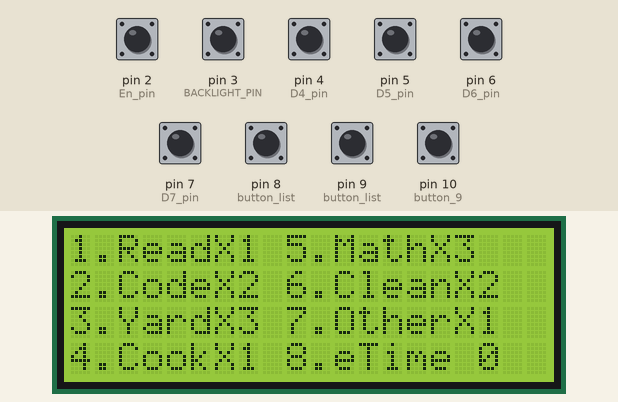
Simulated run of this sketch. Board: Arduino Uno, built with avr-gcc and run on an emulated ATmega328P. Parts: 20×4 character LCD. The test bench sets the inputs (shaded band); at power-on: pin 2 (En_pin), pin 3 (BACKLIGHT_PIN), pin 4 (D4_pin), pin 5 (D5_pin), pin 6 (D6_pin), pin 7 (D7_pin), pin 8 (button_list), pin 9 (button_list), pin 10 (button_9) HIGH.

Above: at 1.36 s.
1.4 s: pin 10 (button_9) pulled LOW for 0.15 s
At 1.52 s:
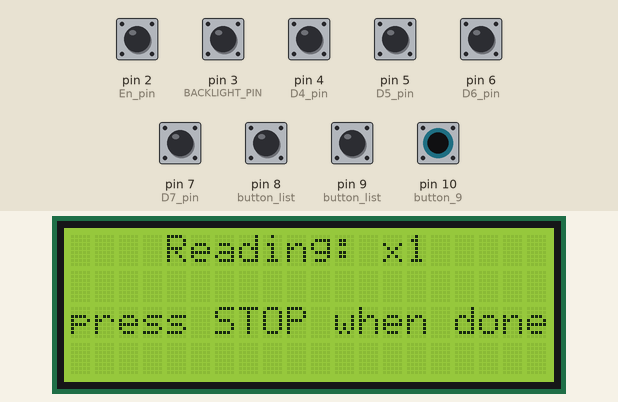
4.5 s: pin 6 (D6_pin) pulled LOW for 0.15 s
7.6 s: pin 3 (BACKLIGHT_PIN) pulled LOW for 0.15 s
10.7 s: pin 8 (button_list) pulled LOW for 0.15 s
13.8 s: pin 5 (D5_pin) pulled LOW for 0.15 s
16.9 s: pin 2 (En_pin) pulled LOW for 0.15 s
Timing chart, 0 to 19.9 s (numbered marks = the images above; inputs shaded):
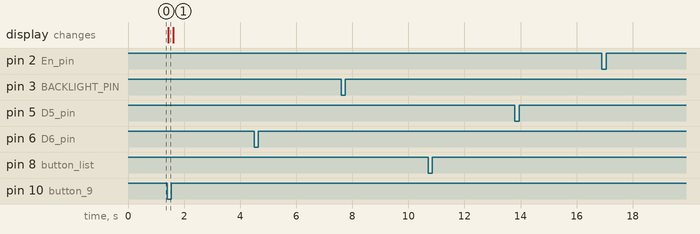

Measured:
- after the input at 1.4 s, the display: changes at once (image 1)
- after the input at 4.5 s, every drawn part: stays the same
- after the input at 7.6 s, every drawn part: stays the same
- after the input at 10.7 s, every drawn part: stays the same
- after the input at 13.8 s, every drawn part: stays the same
- after the input at 16.9 s, every drawn part: stays the same

The sketch:

A_INIT.ino
```cpp
/* Time Bank
 *  This is a software to use in conjunction with an Arduino
 *  build of hardware. The purpose of the software is to allow
 *  a child to record time spent in set ativities and exange the
 *  acumulated time for electronics usage time.
 *  Software and Hardware Configuration by Gabriel & Ramses Ruiz
*/

// Imported Libraries
#include <Wire.h>
#include <LiquidCrystal_I2C.h>
#include <SPI.h>

// LCD Settings
#define I2C_ADDR    0x27
#define BACKLIGHT_PIN 3
#define En_pin  2
#define Rw_pin  1
#define Rs_pin  0
#define D4_pin  4
#define D5_pin  5
#define D6_pin  6
#define D7_pin  7
LiquidCrystal_I2C lcd(I2C_ADDR,En_pin,Rw_pin,Rs_pin,D4_pin,D5_pin,
                      D6_pin,D7_pin,BACKLIGHT_PIN, POSITIVE);

// Alarm Settings
const int buzzer = 13;

// Buttons Settings
#define button_1  2
#define button_2  3
#define button_3  4
#define button_4  5
#define button_5  6
#define button_6  7
#define button_7  8
#define button_8  9
#define button_9  10

#define array_list_size 9

int button_list[array_list_size] = {button_1,button_2,button_3,
                                    button_4,button_5,button_6,
                                    button_7,button_8,button_9};

// Time and Time Multipliers
int avail_time = 0;
const unsigned long bounce_interval = 50;
const unsigned int min_interval = 60000;
const int read_multiplier = 1;
const int code_multiplier = 2;
const int yard_multiplier = 3;
const int cook_multiplier = 1;
const int math_multiplier = 3;
const int clean_multiplier = 2;
const int other_multiplier = 1;
```

B_SETUP.ino
```cpp
void setup() {
  // Initialize Serial for Debug
  Serial.begin(9600);

  // Initializes the buttons
  for(int i=0; i<array_list_size; ++i){
    pinMode(button_list[i], INPUT_PULLUP);
  }

  // Initializes the LCD Screen
  lcd.begin(20,4);
  displayOptions();
}
```

C_FUNCTS.ino
```cpp
//Displays Menu Options for Main Screen
void displayOptions() {
  lcd.clear();
  lcd.setCursor(0,0);
  lcd.print("1.ReadX" + String(read_multiplier));
  lcd.setCursor(0,1);
  lcd.print("2.CodeX" + String(code_multiplier));
  lcd.setCursor(0,2);
  lcd.print("3.YardX" + String(yard_multiplier));
  lcd.setCursor(0,3);
  lcd.print("4.CookX" + String(cook_multiplier));
  lcd.setCursor(9,0);
  lcd.print("5.MathX" + String(math_multiplier));
  lcd.setCursor(9,1);
  lcd.print("6.CleanX" + String(clean_multiplier));
  lcd.setCursor(9,2);
  lcd.print("7.OtherX" + String(other_multiplier));
  lcd.setCursor(9,3);
  lcd.print("8.eTime ");
  lcd.print(avail_time);
  return;
}

//Used with useTime() to display the time
void displayTime(int curr_time){
  lcd.clear();
  lcd.setCursor(5,1);
  lcd.print("Earned Time:");
  lcd.setCursor(8,2);
  lcd.print(curr_time);
  return;
}

// Adds eTime by acumulating time according to the multiplier
void addTime(int multiplier) {
  unsigned long start_time = millis();
  while(digitalRead(button_9) != HIGH){
  }
  unsigned long end_time = millis();
  unsigned long earned_time = (end_time - start_time)/min_interval;
  avail_time += int(earned_time);
  displayOptions();
  return;
 }

//Uses eTime from accumulated time and notifies user via alarm when time
//has been depleated
 void useTime() {
  displayTime(avail_time);
  unsigned int last_check = millis();
  while(digitalRead(button_9)==LOW&&avail_time>0){
    unsigned int new_check = millis();
    if(new_check-last_check>=min_interval){
      avail_time--;
      displayTime(avail_time);
      last_check = new_check;
    }
  }
  if(avail_time>0){
    displayOptions();
    return;
  }
  while(digitalRead(button_9)==LOW){
    tone(buzzer,2093);
    }
  noTone(buzzer);
  displayOptions();
  return;
 }

void displayMessage(int cursor_1a, int cursor_1b, String message){
   lcd.clear();
   lcd.setCursor(cursor_1a,cursor_1b);
   lcd.print(message);
   lcd.setCursor(0, 2);
   lcd.print("press STOP when done");
 }

bool debounceCheck(int pin){
   unsigned long last_check = millis();
   bool check_one;
   bool check_two;
   check_one = digitalRead(pin);
   while((millis()-last_check) < bounce_interval){
   }
   check_two = digitalRead(pin);
   if(check_one == true && check_two == true){
    return true;
   }
   else{
    return false;
   }
}
```

D_DATA.ino
```cpp
/*This is the data structure for a lookup table that
be used for monitoring the button selection.*/

#define table_size 7

typedef struct {
  int button;
  int x_start;
  char* message;
  int multiplier;
} LUT;

static const LUT task_table[table_size] = {
  {button_1, 4, "Reading: x1", read_multiplier},
  {button_2, 5, "Coding: x2", code_multiplier},
  {button_3, 3, "Yard Work: x3", yard_multiplier},
  {button_4, 4, "Cooking: x1", cook_multiplier},
  {button_5, 4, "Mathing: x3", math_multiplier},
  {button_6, 4, "Cleaning: x3", clean_multiplier},
  {button_7, 5, "Other: x1", other_multiplier}
};
```

E_LOOP.ino
```cpp
void loop() {
  for(int i = 0; i < table_size; i++) {
    LUT curr_task = task_table[i];
    if(debounceCheck(curr_task.button)){
      displayMessage(curr_task.x_start,0,
                     curr_task.message);
      addTime(curr_task.multiplier);
    }
  }
  if(debounceCheck(button_8)){
    useTime();
  }
}
```
